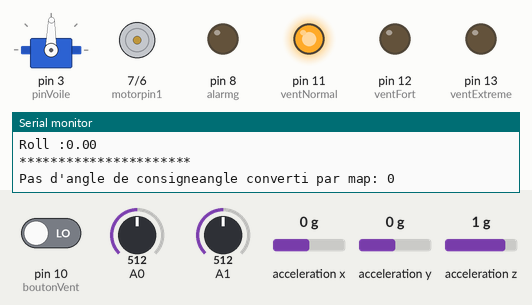
A sketch run on a simulated Arduino Uno, built with avr-gcc and run on an emulated ATmega328P. On the bench: servo, motor-driver pin pairs drawn as motors (green arrow = first pin HIGH = forward, orange = second pin HIGH = backward, longer = more drive), output pins drawn as LEDs (lit = HIGH), the last lines printed to the serial monitor. Dashed ring = blinking. The inputs (shaded band) are chosen by the test bench; at power-on: acceleration y 0 g, pin 10 (boutonVent) LOW, A0 = 512, A1 = 512, acceleration x 0 g, acceleration z 1 g.

Above: at 1.2 s.
1.3 s: acceleration y set to -0.6 g
4.3 s: acceleration y set to -0.9 g
At 4.9 s:
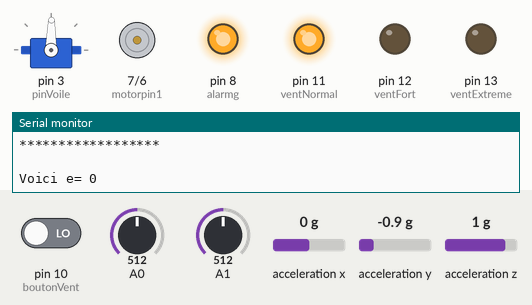
5.9 s: pin 10 (boutonVent) driven HIGH
At 6.3 s:
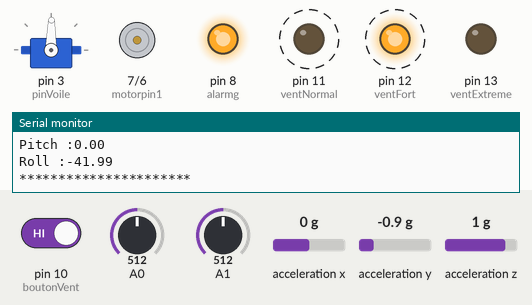
At 6.9 s:
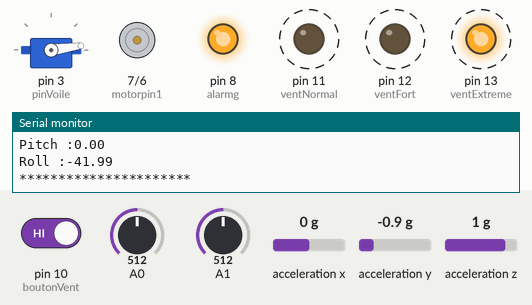
8.9 s: A0 set to 533
11.9 s: A0 set to 553
At 12.9 s:
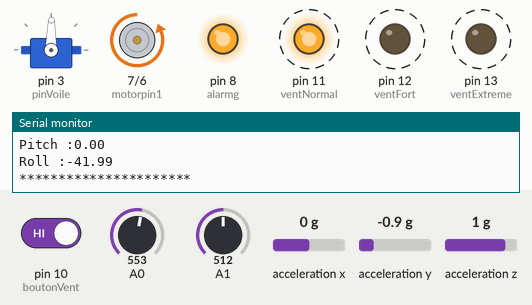
14.9 s: A1 set to 716
Timing chart, 0 to 18.9 s (numbered marks = the images above; inputs shaded):
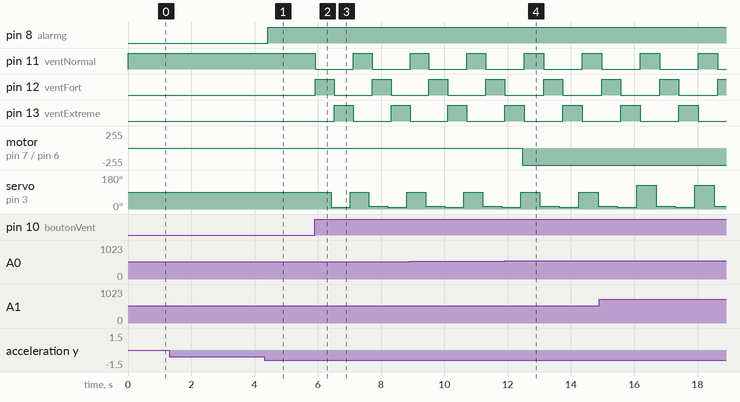

Measured:
- the behaviour switches between -0.7 and -0.8 g on acceleration y (found by bisection; images 0 and 1)
- the behaviour switches between 539 and 540 on A0 (found by bisection; images 3 and 4)
- after the input at 4.3 s, pin 8 (alarmg): LOW → HIGH after 0.12 s
- after the input at 5.9 s, pin 11 (ventNormal): HIGH → LOW at once, → HIGH 1.2 s later, → LOW 0.60 s later; pin 12 (ventFort): alternates HIGH for 0.60 s and LOW for 1.2 s, starting at once
- after the input at 11.9 s, motor on pin 7 (motorpin1) / pin 6 (motorpin2): stopped → backward 255/255 after 0.57 s

The sketch:

SD_simulateur.ino
```cpp
//SailDrone maquette code - 03/02/2016
// Benjamin and Remi
// The objectif of the following code is to run the drone simulateur and all of the electronic part.

#include <Wire.h>
#include <ADXL345.h>
#include <math.h>
#include <Servo.h>

int angleC=0; //Angle de cinsigne
int Rmax=10000; //valeur pota
float alim=3.3; //tension d'alimentation du pota
int precision =10; //précision de "l'asservissement"
int anglevent=0;
int anglevoile=0;
int val =0;
float coefvoile=0.0; //Correcteur en fonction de la force du vent
int motorpin1 = 7;
int motorpin2 = 6;
int pinVoile = 3;

ADXL345 adxl; //variable adxl is an instance of the ADXL345 library

int alarmg=8; //led de signalisation trop de gite !
int ventNormal = 11; //Leds de force du vent
int ventFort = 12;
int ventExtreme = 13;
int boutonVent = 10;
int gammin=46; //angles limites du vent par rapport au bateau pour assurer une avancee convenable
int gammax=168;
int alphamin = 14; //Angles limites de position de la voile
int alphamax = 90;

Servo servoVoile;
void setup()
{
  Serial.begin(9600);
  Serial.println("Serial OK");

  pinMode(motorpin1,OUTPUT);
  pinMode(motorpin2,OUTPUT);
  pinMode(alarmg, OUTPUT);
  pinMode(ventNormal, OUTPUT);
  pinMode(ventFort, OUTPUT);
  pinMode(ventExtreme, OUTPUT);
  pinMode(boutonVent, INPUT);
  digitalWrite(11,HIGH);

  adxl.powerOn();
  adxl.setActivityThreshold(75); //62.5mg per increment
  adxl.setInactivityThreshold(75);
  adxl.setTimeInactivity(10);
  //look of activity movement on this axes - 1 == on; 0 == off
  adxl.setActivityX(1);
  adxl.setActivityY(1);
  adxl.setActivityZ(1);

  servoVoile.attach(pinVoile); //sortie pwm pour la voile
}

void loop()
{
  //On recupere l’angle de consigne:
  if(Serial.available()>0)
    {
      angleC=Serial.parseInt();
      delay(200);
      Serial.print("Voici l'angle:");
      Serial.println(angleC);
      Serial.println("*************");
    }

  if(Serial.available()==0)
    {
      Serial.print("Pas d'angle de consigne");
    }

  //Measurement of the angle reel:
  int angleCbrut = analogRead(A0); //On récupère la valeur du potentiomètre du gouvernail
  int angleR = map(angleCbrut,0,1023,-180,180);
  Serial.print("angle converti par map: ");
  Serial.println(angleR);
  Serial.println("******************");
  Serial.println(" ");

  //"Asservissement":
  int e= abs(angleC)-abs(angleR);
  e=abs(e);
  Serial.print("Voici e= ");
  Serial.println(e);
  Serial.println("**********************");

  int M=angleC*angleR; //vérifier que les angles sont de meme signe.
  if(e>=precision || M<0)
    {
      Serial.println("Motor ON");
      digitalWrite(motorpin1,LOW);
      digitalWrite(motorpin2,HIGH);
    }
  if(e<=precision && M>0)
    {
      Serial.println("Motor OFF");
      digitalWrite(motorpin1,LOW);
      digitalWrite(motorpin2,LOW);
    }

   //Accelerometer :
  int x,y,z;
  double pitch,roll,cap;
  adxl.readXYZ(&x, &y, &z); //read the accelerometer values and store them in variables x,y,z
  double xyz[3];
  double ax,ay,az;
  adxl.getAcceleration(xyz);
  ax = xyz[0];
  ay = xyz[1];
  az = xyz[2];
  pitch = (atan2(ax,sqrt(ay*ay+az*az)) * 180.0) / PI;
  roll = (atan2(ay,sqrt(ax*ax+az*az)) * 180.0) / PI;
  Serial.print("Pitch :"); //suivant axe X;
  Serial.println(pitch);
  Serial.print("Roll :"); //suivant axe Y;11
  Serial.println(roll);
  Serial.println("**********************");
  if(roll>35 ||roll<-35)
    {
      digitalWrite(alarmg, HIGH);
    }
  else
    {
      digitalWrite(alarmg, LOW);
    }

  //MAT:
  //On lit l'angle du vent sur le deuxième potentiomètre
  anglevent=map(analogRead(A1),0,1023,0,179);
  if(digitalRead(10)==HIGH) //Reglage de la force du vent
    {
      if(digitalRead(11)==HIGH)
        {
          digitalWrite(11,LOW);
          digitalWrite(12,HIGH);
          coefvoile=0.6; //Vent fort, on réduit la prise au vent de l'aile
        }
     else if(digitalRead(12)==HIGH)
        {
          digitalWrite(12,LOW);
          digitalWrite(13,HIGH);
          coefvoile=0; //Vent extrême, on garde l'aile face au vent
        }
    else if(digitalRead(13)==HIGH)
        {
          digitalWrite(13,LOW);
          digitalWrite(11,HIGH);
          coefvoile=1; //Vent normal, on positionne l'aile afin de maximiser la vitesse
        }
    delay(500); //Anti-rebond pour le bouton poussoir
  }
  anglevoile=actvoile(anglevent,coefvoile);
  servoVoile.write(anglevoile);
}

int actvoile(int vent, float coef) //Fonction donnant l'angle de la voile en fonction de la direction du vent et du mode de fonctionnement
{
  if (0<=vent<gammin)
    {
      val=alphamin*coef;
    }
  else if (gammin<=vent<gammax)
    {
      val=(vent*0.623-14.656)*coef;
    }
  else if (gammax<=vent<180)
    {
      val=alphamax*coef;
    }

  if (val==0) return vent; //On pilote la voile tant que le vent n'est pas extrême, sinon la voile se met face au vent
  else return val;
}
```
